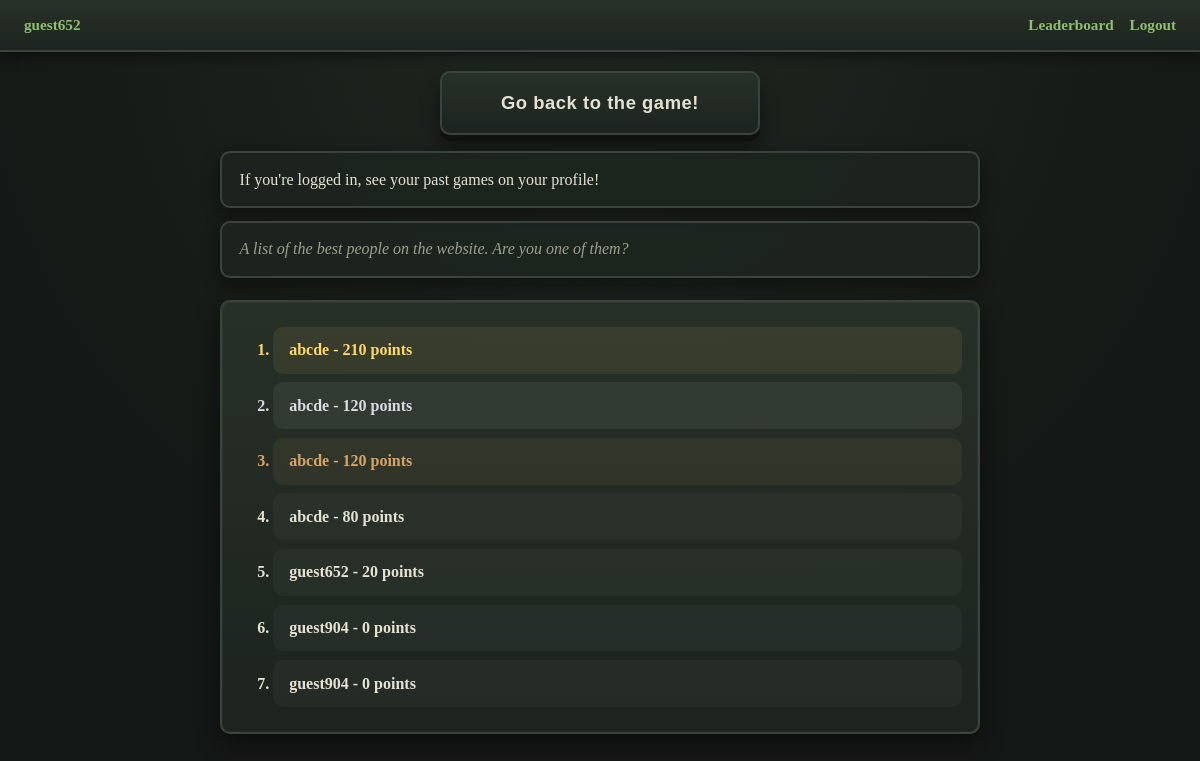
Screenshot of /leaderboard (signed in) with the database file from the repository.
### tables this page shows
CREATE TABLE past_games
(
    user_id TEXT, 
    score INTEGER,
    cheats_used BOOLEAN,
    TIMESTAMP DEFAULT CURRENT_TIMESTAMP NOT NULL,
    PRIMARY KEY(user_id,timestamp),
    FOREIGN KEY (user_id) REFERENCES users(user_id)
);

### app.py (the view)
@app.route("/leaderboard", methods=["POST", "GET"])
def leaderboard():
    db = get_db()
    results = db.execute("""SELECT user_id,score
                        FROM past_games
                        ORDER BY score DESC
                        LIMIT 10;""").fetchall()
    return render_template("leaderboard.html", results=results)

### app.py (called while the page is built)
@app.before_request
def load_logged_in_user():
    g.user = session.get("user_id", None)
    g.is_guest = session.get("is_guest",None)

### database.py (called while the page is built)
def get_db():
    if "db" not in g:
        g.db = sqlite3.connect(DATABASE,
                detect_types=sqlite3.PARSE_DECLTYPES)
        g.db.row_factory = sqlite3.Row
    return g.db

### templates/leaderboard.html
{% extends "base.html" %}
    {% block main %}
    <button><a href="{{ url_for('index') }}">Go back to the game!</a></button>
    <p>If you're logged in, see your past games on your profile!</p>
    <p><i>A list of the best people on the website. Are you one of them?</i></p>
        <ol>
            {%for result in results%}
            <li>
                {{result["user_id"]}} -
                {{ result["score"] }} points
            </li>
            {%endfor%}
        </ol>
{% endblock %}

### templates/base.html (shortened to what this page needs)
<!DOCTYPE html>
<html lang="en">
<head>
    <link rel="stylesheet" href="{{ url_for('static',filename='main.css') }}"/>
</head>
<body>
    <header>
        {% if g.user %}
            <p><a href="{{ url_for('profile') }}">{{g.user}}</a></p>
            <p><a href="{{ url_for('leaderboard') }}">Leaderboard</a></p>
            <p><a href="{{ url_for('logout') }}">Logout </a></p>
        {%else %}
            <p><a href="{{ url_for('leaderboard') }}">Leaderboard</a></p>
            <p><a href="{{ url_for('register') }}">Register</a></p>
            <p><a href="{{ url_for('login') }}">Login</a></p>
        {% endif %}
    </header>
    {% block main %}
    {% endblock %}
</body>
</html>

### static/main.css (style rules this page uses)
body { margin: 0; }
:root { --bg: #141816; --panel: #1d241f; --panel-light: #283128; --stone: #3a443d; --moss: #5e7a52; --accent: #8fbf72; --gold: #d7c27a; --text: #e6e2d3; --muted: #9ea08f; --shadow: rgba(0, 0, 0, 0.45); --radius: 10px; --gap: 1rem; }
* { margin: 0; padding: 0; box-sizing: border-box; }
html, body { height: 100%; }
body { font-family: "Garamond","Georgia",serif; background: radial-gradient(circle at top, #20261f 0%, var(--bg) 65%); color: var(--text); }
header { display: flex; align-items: center; gap: var(--gap); padding: 1rem 1.5rem; background: linear-gradient(to bottom, var(--panel-light), var(--panel)); border-bottom: 2px solid var(--stone); box-shadow: 0 4px 12px var(--shadow); flex-wrap: wrap; }
header p { margin: 0; color: var(--muted); font-size: 0.95rem; }
header p:first-child { margin-right: auto; }
a { color: var(--accent); text-decoration: none; transition: 0.18s ease; font-weight: bold; }
body > p, body > ol { margin-left: auto; margin-right: auto; }
body > p { width: min(760px, 92vw); padding: 0.9rem 1.1rem; margin-top: 1rem; background: rgba(29, 36, 31, 0.92); border: 2px solid var(--stone); border-radius: var(--radius); color: var(--text); box-shadow: 0 6px 18px var(--shadow); line-height: 1.5; }
body > p + p { color: var(--muted); font-style: italic; margin-top: 0.8rem; }
body > ol { width: min(760px, 92vw); margin-top: 1.4rem; margin-bottom: 2rem; padding: 1rem 1rem 1rem 3.2rem; background: linear-gradient(to bottom, rgba(40,49,40,0.96), rgba(29,36,31,0.96)); border: 2px solid var(--stone); border-radius: var(--radius); box-shadow: 0 10px 24px var(--shadow), inset 0 0 0 1px rgba(255,255,255,0.03); }
body > ol li { margin: 0.55rem 0; padding: 0.9rem 1rem; background: rgba(255,255,255,0.03); border-radius: 10px; color: var(--text); font-weight: bold; transition: transform 0.12s ease, background 0.12s ease; }
body > ol li:nth-child(1) { color: #ffd86b; background: rgba(255, 216, 107, 0.08); }
body > ol li:nth-child(2) { color: #d8dde3; background: rgba(216, 221, 227, 0.07); }
body > ol li:nth-child(3) { color: #d7a56a; background: rgba(215, 165, 106, 0.08); }
body > button { display: block; margin: 1.2rem auto 0 auto; min-width: 320px; min-height: 64px; padding: 0; background: linear-gradient(to bottom, var(--panel-light), var(--panel)); border: 2px solid var(--stone); border-radius: var(--radius); box-shadow: 0 6px 0 #111, 0 12px 20px var(--shadow); cursor: pointer; transition: transform 0.08s ease, border-color 0.15s ease, box-shadow 0.08s ease; }
body > button > a { display: flex; align-items: center; justify-content: center; width: 100%; height: 100%; padding: 1rem 1.5rem; color: var(--text); text-decoration: none; font-size: 1.15rem; font-weight: bold; letter-spacing: 0.03em; }

### rows the page displays
past_games: user "guest652", user_id "guest652", score "20"
past_games: user_id "abcde", score "210"
past_games: user_id "abcde", score "120"
past_games: user_id "abcde", score "120"
past_games: user_id "abcde", score "80"
past_games: user_id "guest904", score "0"
past_games: user_id "guest904", score "0"
